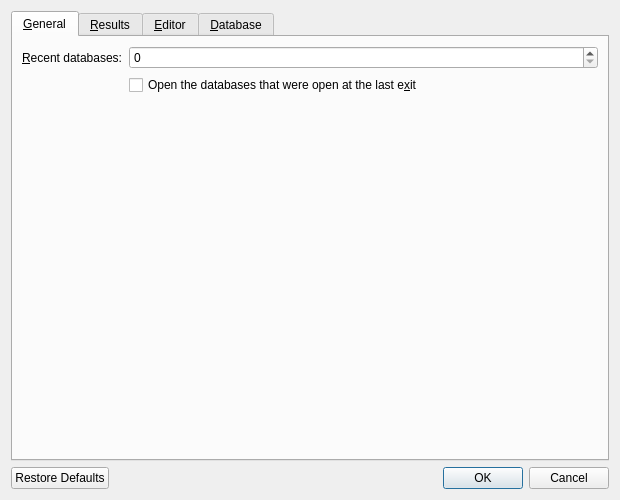
<?xml version="1.0" encoding="UTF-8"?>
<ui version="4.0">
 <class>PreferencesDialog</class>
 <widget class="QDialog" name="PreferencesDialog">
  <property name="geometry">
   <rect>
    <x>0</x>
    <y>0</y>
    <width>620</width>
    <height>500</height>
   </rect>
  </property>
  <property name="windowTitle">
   <string>Preferences</string>
  </property>
  <layout class="QVBoxLayout" name="layout">
   <item>
    <widget class="QTabWidget" name="tabs">
     <property name="currentIndex">
      <number>0</number>
     </property>
     <widget class="QWidget" name="generalPage">
      <attribute name="title">
       <string>&amp;General</string>
      </attribute>
      <layout class="QFormLayout" name="generalLayout">
       <item row="0" column="0">
        <widget class="QLabel" name="recentCountLabel">
         <property name="text">
          <string>&amp;Recent databases:</string>
         </property>
         <property name="buddy">
          <cstring>recentCount</cstring>
         </property>
        </widget>
       </item>
       <item row="0" column="1">
        <widget class="QSpinBox" name="recentCount">
         <property name="maximum">
          <number>50</number>
         </property>
        </widget>
       </item>
       <item row="1" column="1">
        <widget class="QCheckBox" name="reopenDatabases">
         <property name="text">
          <string>Open the databases that were open at the last e&amp;xit</string>
         </property>
        </widget>
       </item>
      </layout>
     </widget>
     <widget class="QWidget" name="resultsPage">
      <attribute name="title">
       <string>&amp;Results</string>
      </attribute>
      <layout class="QFormLayout" name="resultsLayout">
       <item row="0" column="0">
        <widget class="QLabel" name="nullTextLabel">
         <property name="text">
          <string>&amp;NULL shown as:</string>
         </property>
         <property name="buddy">
          <cstring>nullText</cstring>
         </property>
        </widget>
       </item>
       <item row="0" column="1">
        <layout class="QHBoxLayout" name="nullLayout">
         <item>
          <widget class="QLineEdit" name="nullText"/>
         </item>
         <item>
          <widget class="QCheckBox" name="highlightNull">
           <property name="text">
            <string>Background:</string>
           </property>
          </widget>
         </item>
         <item>
          <widget class="QPushButton" name="nullColor">
           <property name="toolTip">
            <string>Click to choose; right-click for the default</string>
           </property>
           <property name="autoDefault">
            <bool>false</bool>
           </property>
          </widget>
         </item>
        </layout>
       </item>
       <item row="1" column="0">
        <widget class="QLabel" name="blobTextLabel">
         <property name="text">
          <string>&amp;Blob shown as:</string>
         </property>
         <property name="buddy">
          <cstring>blobText</cstring>
         </property>
        </widget>
       </item>
       <item row="1" column="1">
        <layout class="QHBoxLayout" name="blobLayout">
         <item>
          <widget class="QLineEdit" name="blobText"/>
         </item>
         <item>
          <widget class="QCheckBox" name="highlightBlob">
           <property name="text">
            <string>Background:</string>
           </property>
          </widget>
         </item>
         <item>
          <widget class="QPushButton" name="blobColor">
           <property name="toolTip">
            <string>Click to choose; right-click for the default</string>
           </property>
           <property name="autoDefault">
            <bool>false</bool>
           </property>
          </widget>
         </item>
        </layout>
       </item>
       <item row="2" column="0">
        <widget class="QLabel" name="rowLimitLabel">
         <property name="text">
          <string>Row &amp;limit:</string>
         </property>
         <property name="buddy">
          <cstring>rowLimit</cstring>
         </property>
        </widget>
       </item>
       <item row="2" column="1">
        <widget class="QSpinBox" name="rowLimit">
         <property name="toolTip">
          <string>A query stops reading after this many rows; an export reads them all</string>
         </property>
         <property name="minimum">
          <number>100</number>
         </property>
         <property name="maximum">
          <number>100000000</number>
         </property>
         <property name="singleStep">
          <number>1000</number>
         </property>
        </widget>
       </item>
      </layout>
     </widget>
     <widget class="QWidget" name="editorPage">
      <attribute name="title">
       <string>&amp;Editor</string>
      </attribute>
      <layout class="QVBoxLayout" name="editorLayout">
       <item>
        <layout class="QFormLayout" name="editorForm">
         <item row="0" column="0">
          <widget class="QLabel" name="fontLabel">
           <property name="text">
            <string>&amp;Font:</string>
           </property>
           <property name="buddy">
            <cstring>font</cstring>
           </property>
          </widget>
         </item>
         <item row="0" column="1">
          <widget class="QPushButton" name="font">
           <property name="toolTip">
            <string>Click to choose; right-click for the system's fixed font</string>
           </property>
           <property name="autoDefault">
            <bool>false</bool>
           </property>
          </widget>
         </item>
         <item row="1" column="1">
          <widget class="QCheckBox" name="highlightCurrentLine">
           <property name="text">
            <string>Highlight the &amp;current line</string>
           </property>
          </widget>
         </item>
         <item row="2" column="0">
          <widget class="QLabel" name="widthMarkLabel">
           <property name="text">
            <string>&amp;Width mark at column:</string>
           </property>
           <property name="buddy">
            <cstring>widthMark</cstring>
           </property>
          </widget>
         </item>
         <item row="2" column="1">
          <widget class="QSpinBox" name="widthMark">
           <property name="specialValueText">
            <string>none</string>
           </property>
           <property name="maximum">
            <number>500</number>
           </property>
          </widget>
         </item>
         <item row="3" column="1">
          <layout class="QHBoxLayout" name="completionLayout">
           <item>
            <widget class="QCheckBox" name="completion">
             <property name="text">
              <string>C&amp;omplete names while typing, after</string>
             </property>
            </widget>
           </item>
           <item>
            <widget class="QSpinBox" name="completionChars">
             <property name="suffix">
              <string> letters</string>
             </property>
             <property name="minimum">
              <number>1</number>
             </property>
             <property name="maximum">
              <number>10</number>
             </property>
            </widget>
           </item>
          </layout>
         </item>
         <item row="4" column="1">
          <widget class="QCheckBox" name="useSnippets">
           <property name="text">
            <string>&amp;Templates: a word and Tab put in its text</string>
           </property>
          </widget>
         </item>
        </layout>
       </item>
       <item>
        <widget class="QTableWidget" name="snippets">
         <attribute name="verticalHeaderVisible">
          <bool>false</bool>
         </attribute>
        </widget>
       </item>
       <item>
        <layout class="QHBoxLayout" name="snippetButtons">
         <item>
          <widget class="QPushButton" name="addSnippet">
           <property name="text">
            <string>&amp;Add Template</string>
           </property>
           <property name="autoDefault">
            <bool>false</bool>
           </property>
          </widget>
         </item>
         <item>
          <widget class="QPushButton" name="removeSnippet">
           <property name="text">
            <string>Remo&amp;ve Template</string>
           </property>
           <property name="autoDefault">
            <bool>false</bool>
           </property>
          </widget>
         </item>
         <item>
          <spacer name="snippetSpacer">
           <property name="orientation">
            <enum>Qt::Orientation::Horizontal</enum>
           </property>
          </spacer>
         </item>
        </layout>
       </item>
      </layout>
     </widget>
     <widget class="QWidget" name="databasePage">
      <attribute name="title">
       <string>&amp;Database</string>
      </attribute>
      <layout class="QVBoxLayout" name="databaseLayout">
       <item>
        <layout class="QFormLayout" name="databaseForm">
         <item row="0" column="1">
          <widget class="QCheckBox" name="foreignKeys">
           <property name="text">
            <string>Enforce &amp;foreign keys (PRAGMA foreign_keys)</string>
           </property>
          </widget>
         </item>
         <item row="1" column="0">
          <widget class="QLabel" name="busyTimeoutLabel">
           <property name="text">
            <string>&amp;Wait for locks:</string>
           </property>
           <property name="buddy">
            <cstring>busyTimeout</cstring>
           </property>
          </widget>
         </item>
         <item row="1" column="1">
          <widget class="QSpinBox" name="busyTimeout">
           <property name="toolTip">
            <string>How long a statement waits for another program to let go of the file</string>
           </property>
           <property name="suffix">
            <string> ms</string>
           </property>
           <property name="maximum">
            <number>600000</number>
           </property>
           <property name="singleStep">
            <number>500</number>
           </property>
          </widget>
         </item>
         <item row="2" column="1">
          <widget class="QCheckBox" name="allowExtensions">
           <property name="text">
            <string>Allow loading &amp;extensions</string>
           </property>
           <property name="toolTip">
            <string>An extension is a library that runs inside the program: load only those you trust</string>
           </property>
          </widget>
         </item>
        </layout>
       </item>
       <item>
        <widget class="QLabel" name="extensionsLabel">
         <property name="text">
          <string>Extensions loaded into every database opened:</string>
         </property>
        </widget>
       </item>
       <item>
        <widget class="QListWidget" name="extensions"/>
       </item>
       <item>
        <layout class="QHBoxLayout" name="extensionButtons">
         <item>
          <widget class="QPushButton" name="addExtension">
           <property name="text">
            <string>Add E&amp;xtension…</string>
           </property>
           <property name="autoDefault">
            <bool>false</bool>
           </property>
          </widget>
         </item>
         <item>
          <widget class="QPushButton" name="removeExtension">
           <property name="text">
            <string>Remove Extensio&amp;n</string>
           </property>
           <property name="autoDefault">
            <bool>false</bool>
           </property>
          </widget>
         </item>
         <item>
          <spacer name="extensionSpacer">
           <property name="orientation">
            <enum>Qt::Orientation::Horizontal</enum>
           </property>
          </spacer>
         </item>
        </layout>
       </item>
      </layout>
     </widget>
    </widget>
   </item>
   <item>
    <widget class="QDialogButtonBox" name="buttons">
     <property name="standardButtons">
      <set>QDialogButtonBox::StandardButton::Cancel|QDialogButtonBox::StandardButton::Ok|QDialogButtonBox::StandardButton::RestoreDefaults</set>
     </property>
    </widget>
   </item>
  </layout>
 </widget>
 <resources/>
 <connections/>
</ui>
